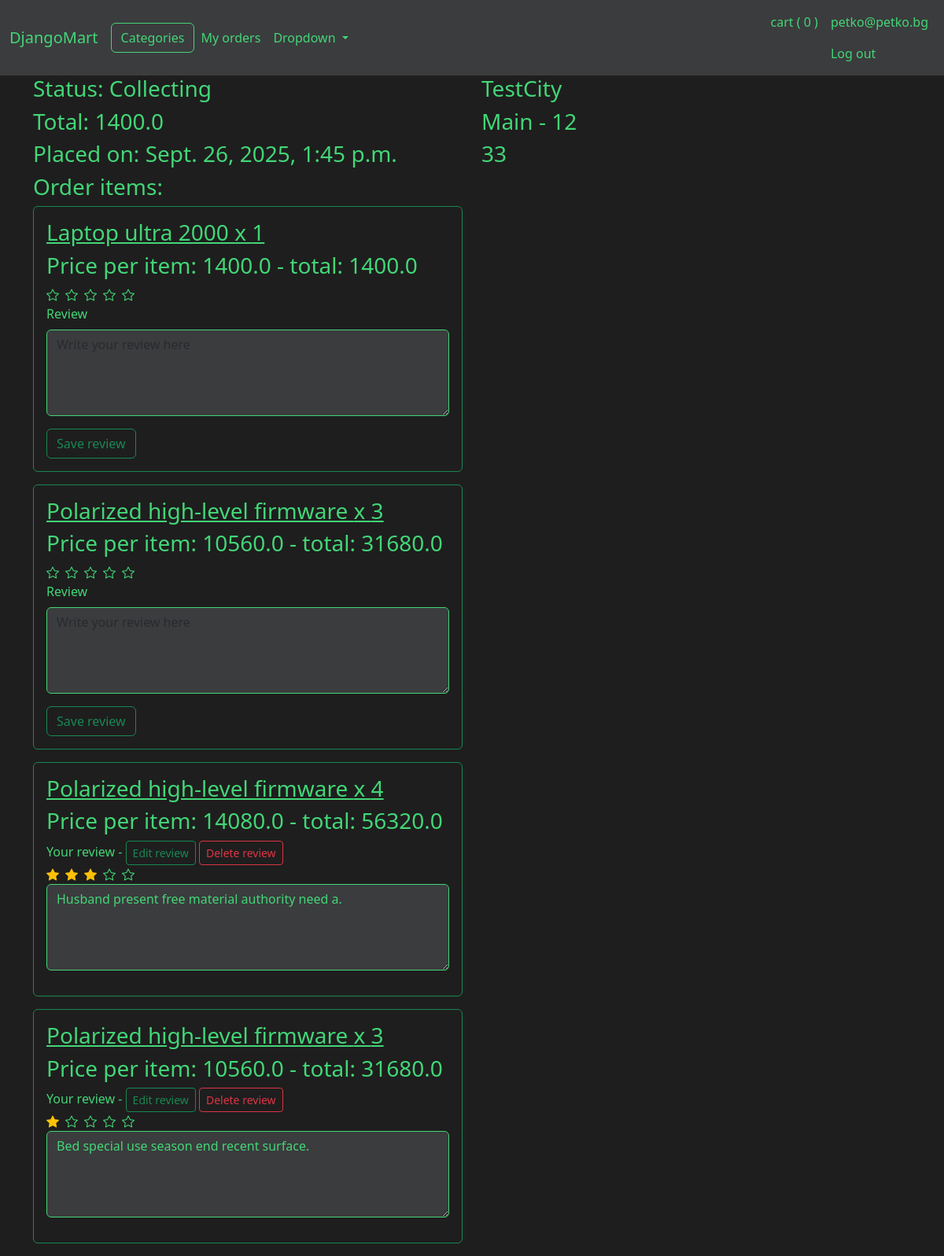
The page /delivery/4 (signed in) on the database as committed earlier.
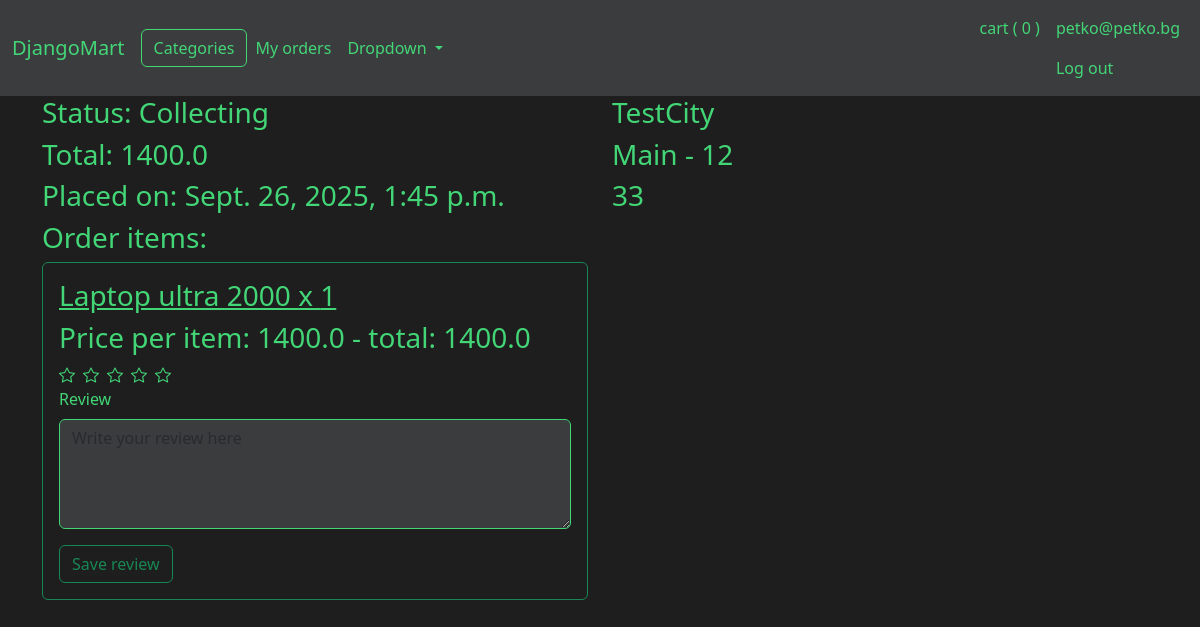
The same page on the database as committed later.
### DjangoMartApp/models.py (models this page shows, shortened)
class ShoppingCart(models.Model):
    user_id = models.OneToOneField(User, on_delete=models.CASCADE)
    total_items_count = models.PositiveIntegerField(default=0)

class User(AbstractUser):
    first_name = models.CharField(max_length=50)
    last_name = models.CharField(max_length=50)
    phone_number = models.CharField(max_length=15, blank=True)
    total_purchased_amount = models.FloatField(default=0)
    available_tokens = models.FloatField(default=500,  validators=[MinValueValidator(0)])
    delivery_details_provided_count = models.PositiveSmallIntegerField(default=0, validators=[MaxValueValidator(3)])
    is_deleted = models.BooleanField(default=False)
    is_api_user = models.BooleanField(default=False)
    created_date = models.DateTimeField(default=timezone.now, editable=False)
    updated_date = models.DateTimeField(auto_now=True)
    is_auto_generated = models.BooleanField(default=False)
    generated_date = models.DateTimeField(blank=True, null=True)

class DeliveryTracking(models.Model):
    class Status(models.TextChoices):
        COLLECTING = 'Collecting'
        PREPARED = 'Prepared'
        SHIPPED = 'Shipped'
        DELIVERED = 'Delivered'
        CANCELLED = 'Cancelled'
    delivery_destination = models.ForeignKey(DeliveryDestination,
                                            on_delete=models.SET_NULL,
                                            null=True,
                                            blank=True,
                                            related_name='delivery_tracking')
    user = models.ForeignKey(User, on_delete=models.DO_NOTHING)
    city = models.CharField(max_length=100)
    street = models.CharField(max_length=100)
    street_number = models.PositiveIntegerField(blank=True, null=True)
    phone_number = models.PositiveIntegerField()
    status = models.CharField(
        max_length=20,
        choices=Status.choices,
        default=Status.COLLECTING,
    )
    purchase = models.OneToOneField('Purchase',
                                 on_delete=models.DO_NOTHING,
                                 related_name='delivery_tracking')
    created_date = models.DateTimeField(auto_now_add=True)
    delivered_date = models.DateTimeField(blank=True, null=True)

class Purchase(models.Model):
    user = models.ForeignKey(User, on_delete=models.DO_NOTHING)
    total_price = models.FloatField()
    is_invalid = models.BooleanField(default=False)
    created_date = models.DateTimeField(auto_now_add=True)
    updated_date = models.DateTimeField(auto_now=True)
    is_auto_generated = models.BooleanField(default=False)
    generated_date = models.DateTimeField(blank=True, null=True)

class PurchaseItem(models.Model):
    purchase = models.ForeignKey(Purchase, on_delete=models.DO_NOTHING, related_name='purchase_items')
    product_name = models.CharField(max_length=100)
    product = models.ForeignKey(Product,
                                on_delete=models.SET_NULL,
                                related_name='purchase_item',
                                blank=True,
                                null=True)
    price_at_purchase = models.FloatField()
    quantity = models.PositiveIntegerField()
    created_date = models.DateTimeField(auto_now_add=True)
    updated_date = models.DateTimeField(auto_now=True)
    is_auto_generated = models.BooleanField(default=False)
    generated_date = models.DateTimeField(blank=True, null=True)

class Review(models.Model):
    user = models.ForeignKey(User, on_delete=models.CASCADE)
    purchase_item = models.OneToOneField('PurchaseItem', on_delete=models.CASCADE, related_name='review')
    product = models.ForeignKey('Product', on_delete=models.CASCADE, related_name='review')
    rating = models.PositiveSmallIntegerField(validators=[MinValueValidator(0), MaxValueValidator(5)],
                                            null=True,
                                            blank=True)
    comment = models.TextField(blank=True, null=True, validators=[MaxLengthValidator(300)])
    created_date = models.DateTimeField(auto_now_add=True)
    updated_date = models.DateTimeField(auto_now=True)
    is_auto_generated = models.BooleanField(default=False)
    generated_date = models.DateTimeField(blank=True, null=True)
    class Meta:
        ordering = ["-created_date"]

### DjangoMartApp/views/web.py (the view)
# urls.py: path('delivery/<int:delivery_id>', delivery, name='delivery'),
@login_required
def delivery(request, delivery_id):
    try:
        delivery = (DeliveryTracking.objects
                    .select_related('purchase')
                    .prefetch_related('purchase__purchase_items', 'purchase__purchase_items__review')
                    .get(user=request.user, id=delivery_id))
    except DeliveryTracking.DoesNotExist:
        return render_django_mart_app(request, 'error', {'message':'The requested delivery does not exist for this user'})
    return render_django_mart_app(request, 'delivery', {'delivery':delivery})

### DjangoMartApp/context_processors.py (called while the page is built)
def categories_processor(request):
    return {
        'categories': Category.objects.filter(is_active=True)
    }

def cart_processor(request):
    if request.user.is_authenticated:
        try:
            cart = ShoppingCart.objects.get(user_id=request.user)
        except ShoppingCart.DoesNotExist:
            cart = None
    else:
        cart = None
    return {'shopping_cart': cart}

### DjangoMartApp/templatetags/math_functions.py (called while the page is built)
@register.filter
def multiply(a, b):
    return a * b

### DjangoMartApp/views/utility.py (called while the page is built)
def render_django_mart_app(request, template_name, context=None):
    if context is None:
        context = {}
    full_template_name = f'DjangoMartApp/{template_name}.html'
    return render(request, full_template_name, context)

### DjangoMartApp/templates/DjangoMartApp/delivery.html (shortened to what this page needs)
{% extends "DjangoMartApp/layout.html" %}
{% load static %}
{% load math_functions %}
{% block styles %}
    <link href="https://cdn.jsdelivr.net/npm/bootstrap-icons/font/bootstrap-icons.css" rel="stylesheet">
{% endblock %}
{% block body %}
<div class="row">
    <div class="col">
        <div class="h3">Status: {{delivery.status}}</div>
        <div class="h3">Total: {{delivery.purchase.total_price}}</div>
        <div class="h3">Placed on: {{delivery.created_date}}</div>
        <div class="h3">Order items:</div>
        {% for purchase_item in delivery.purchase.purchase_items.all %}
            <div class="container border border-success border-1 rounded mb-3 p-3" id="itemDiv">
                <div class="h3">
                    <a href="{% url 'product' purchase_item.product.id %}">{{purchase_item.product_name}} x {{purchase_item.quantity}}</a>
                </div>
                <div class="h3">
                    Price per item: {{purchase_item.price_at_purchase}} - total: {{ purchase_item.price_at_purchase|multiply:purchase_item.quantity }}
                </div>
                    {% if purchase_item.review %}
                        Your review -
                        <button type="button" class="btn btn-outline-success btn-sm" id="editReviewBtn" data-reviewid="{{purchase_item.review.id}}" data-itemid="{{purchase_item.id}}">
                            Edit review
                        </button>
                        <button type="button" class="btn btn-outline-danger btn-sm" id="deleteReviewBtn" data-reviewid="{{purchase_item.review.id}}" data-itemid="{{purchase_item.id}}">
                            Delete review
                        </button>
                        <div class="d-flex gap-2">
                            {% for i in "12345"|make_list %}
                                {% if forloop.counter <= purchase_item.review.rating %}
                                    <i class="bi bi-star-fill text-warning star" id="starGroup{{purchase_item.id}}" data-value="{{forloop.counter}}"></i>
                                {% else %}
                                    <i class="bi bi-star star" id="starGroup{{purchase_item.id}}" data-value="{{forloop.counter}}"></i>
                                {% endif %}
                            {% endfor %}
                        </div>
                        <textarea class="form-control mb-3" id="comment{{purchase_item.id}}" rows="4" placeholder="Write your review here" disabled>{{ purchase_item.review.comment }}</textarea>
                    {% else %}
                        <div class="d-flex gap-2">
                            <i class="bi bi-star star" id="starGroup{{purchase_item.id}}" data-value="1"></i>
                            <i class="bi bi-star star" id="starGroup{{purchase_item.id}}" data-value="2"></i>
                            <i class="bi bi-star star" id="starGroup{{purchase_item.id}}" data-value="3"></i>
                            <i class="bi bi-star star" id="starGroup{{purchase_item.id}}" data-value="4"></i>
                            <i class="bi bi-star star" id="starGroup{{purchase_item.id}}" data-value="5"></i>
                        </div>
                        <div class="mb-3">
                        <label for="message" class="form-label">Review</label>
                        <textarea class="form-control" id="comment{{purchase_item.id}}" rows="4" placeholder="Write your review here"></textarea>
                        </div>
                        <button type="button" class="btn btn-outline-success" id="saveReviewBtn" data-itemid="{{purchase_item.id}}">
                            Save review
                        </button>
                    {% endif %}
            </div>
        {% endfor %}
    </div>
    <div class="col">
        <div class="h3">{{delivery.city}}</div>
        <div class="h3">{{delivery.street}} - {{delivery.street_number}}</div>
        <div class="h3">{{delivery.phone_number}}</div>
    </div>
</div>
{% endblock %}

### DjangoMartApp/templates/DjangoMartApp/layout.html (shortened to what this page needs)
{% load static %}
<!doctype html>
<html lang="en">
  <head>
    {% block styles %} {% endblock %}
    <link href="https://cdn.jsdelivr.net/npm/bootstrap@5.3.7/dist/css/bootstrap.min.css" rel="stylesheet">
    <link href="{% static 'DjangoMartApp/styles.css' %}" rel="stylesheet">
  </head>
  <body>
    <nav class="navbar navbar-expand-lg bg-body-tertiary">
      <div class="container-fluid">
        <a class="navbar-brand" href="{% url 'homepage' %}">DjangoMart</a>
        <button type="button" class="btn active" data-bs-toggle="offcanvas" data-bs-target="#catOffcanvas">
          Categories
        </button>
        <div class="collapse navbar-collapse" id="navbarSupportedContent">
          <ul class="navbar-nav me-auto mb-2 mb-lg-0">
            {% if user.is_authenticated %}
              <li class="nav-item">
                <a class="nav-link" href="{% url 'orders' %}">My orders</a>
              </li>
            {% endif %}
            <li class="nav-item dropdown">
              <a class="nav-link dropdown-toggle" href="#" role="button" data-bs-toggle="dropdown" aria-expanded="false">
                Dropdown
              </a>
            </li>
          </ul>
          <div class="d-flex navbar-nav">
            {% if user.is_authenticated %}
            <a class="nav-link" href="{% url 'cart' %}">cart
              (
              <span id="cartItemsCount">
                {{shopping_cart.total_items_count}}
              </span>
              )
            </a>
              <li class="nav-item">
                <a class="nav-link" href="{% url 'logout_view' %}">{{user.username}}</a>
                <a class="nav-link" href="{% url 'logout_view' %}">Log out</a>
              </li>
            {% else %}
              <li class="nav-item">
                <a class="nav-link" href="{% url 'login_view' %}">Log In</a>
              </li>
            {% endif %}
          </div>
        </div>
      </div>
    </nav>
    <div class="container">
      {% block body %}
      {% endblock %}
    </div>
    <div class="toast-container position-fixed bottom-0 end-0 p-3">
    </div>
  </body>
</html>

### DjangoMartApp/static/DjangoMartApp/styles.css (style rules this page uses)
body { background-color:#1E1E1E; color: #43D677; }
.navbar, .button, .navbar-brand, .nav-link, .dropdown-item, .nav-item, .dropdown, .dropdown-menu, .offcanvas-title, .offcanvas, .card, .card-title, .card-text { background-color:#3B3C3E !important; color: #43D677 !important; }
a { color: #43D677; text-decoration: underline; text-decoration-color: #43D677; }
.form-control { background-color:#3B3C3E !important; color: #43D677 !important; border-color: #43D677 !important; }

Rows that differ between the two databases and show on the page:
removed PurchaseItem: product_name "Polarized high-level firmware", quantity "3", price_at_purchase "10560.0", price_at_purchase|multiply "31680.0", id "Write your review here"
removed PurchaseItem: product_name "Polarized high-level firmware", quantity "4", price_at_purchase "14080.0", price_at_purchase|multiply "56320.0", id "Husband present free material authority need a."
removed PurchaseItem: product_name "Polarized high-level firmware", quantity "3", price_at_purchase "10560.0", price_at_purchase|multiply "31680.0", id "Bed special use season end recent surface."
